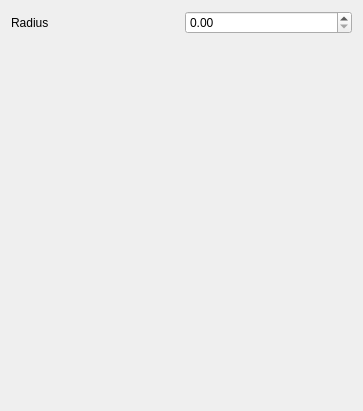
<?xml version="1.0" encoding="UTF-8"?>
<ui version="4.0">
 <class>RomanConfig</class>
 <widget class="QWidget" name="RomanConfig">
  <property name="geometry">
   <rect>
    <x>0</x>
    <y>0</y>
    <width>363</width>
    <height>411</height>
   </rect>
  </property>
  <property name="windowTitle">
   <string>Form</string>
  </property>
  <layout class="QGridLayout" name="gridLayout_2">
   <item row="0" column="1">
    <layout class="QGridLayout" name="gridLayout">
     <item row="0" column="0">
      <widget class="QLabel" name="label">
       <property name="text">
        <string>Radius</string>
       </property>
      </widget>
     </item>
     <item row="0" column="1">
      <widget class="QDoubleSpinBox" name="radiusSpinBox">
       <property name="singleStep">
        <double>0.100000000000000</double>
       </property>
      </widget>
     </item>
     <item row="1" column="0">
      <spacer name="verticalSpacer">
       <property name="orientation">
        <enum>Qt::Vertical</enum>
       </property>
       <property name="sizeHint" stdset="0">
        <size>
         <width>20</width>
         <height>40</height>
        </size>
       </property>
      </spacer>
     </item>
    </layout>
   </item>
  </layout>
 </widget>
 <resources/>
 <connections/>
</ui>
